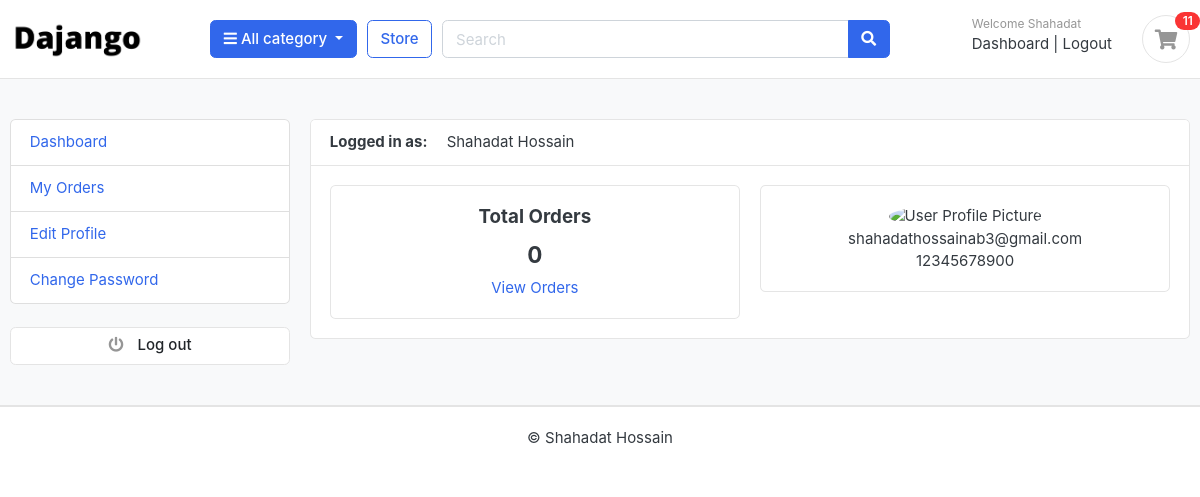
Screenshot of /accounts/dashboard/ (signed in) with the database file from the repository.
### accounts/models.py (models this page shows, shortened)
class Account(AbstractBaseUser):
    first_name      = models.CharField(max_length=50)
    last_name       = models.CharField(max_length=50)
    username        = models.CharField(max_length=50, unique=True)
    email           = models.EmailField(max_length=100, unique=True)
    phone_number    = models.CharField(max_length=50)
    date_joined     = models.DateTimeField(auto_now_add=True)
    last_login      = models.DateTimeField(auto_now_add=True)
    is_admin        = models.BooleanField(default=False)
    is_staff        = models.BooleanField(default=False)
    is_active        = models.BooleanField(default=False)
    is_superadmin        = models.BooleanField(default=False)
    USERNAME_FIELD = 'email'
    REQUIRED_FIELDS = ['username', 'first_name', 'last_name']
    objects = MyAccountManager()

### accounts/views.py (the view)
# urls.py: path('dashboard/',views.dashboard, name='dashboard'),
@login_required(login_url = 'login')
def dashboard(request):
    orders=Order.objects.order_by('-created_at').filter(user_id=request.user.id, is_ordered=True)
    orders_count=orders.count()
    context={
        'orders_count':orders_count,
    }
    return render(request, 'accounts/dashboard.html',context)

### carts/context_processors.py (called while the page is built)
def counter(request):
    cart_count = 0
    if 'admin' in request.path:
        return {}
    else:
        try:
            cart = Cart.objects.filter(cart_id=_cart_id(request))
            if request.user.is_authenticated:
                cart_items=CartItem.objects.all().filter(user=request.user)
            else:
                cart_items = CartItem.objects.all().filter(cart=cart[:1])
            for cart_item in cart_items:
                cart_count += cart_item.quantity
        except Cart.DoesNotExist:
            cart_count = 0
    return dict(cart_count=cart_count)

### carts/views.py (called while the page is built)
def _cart_id(request):
    cart = request.session.session_key
    if not cart:
        cart = request.session.create()
    return cart

### category/context_processors.py (called while the page is built)
def menu_links(request):
    links = Category.objects.all()
    return dict(links=links)

### category/models.py (called while the page is built)
    def get_url(self):
            return reverse('products_by_category', args=[self.slug])

### templates/accounts/dashboard.html (shortened to what this page needs)
{% extends 'base.html' %}
{% load static %}
{% block content %}
<section class="section-conten padding-y bg">
<div class="container">
	<div class="row">
{% include 'includes/dashboard_sidebar.html' %}
	<main class="col-md-9">
		<article class="card">
		<header class="card-header">
			<strong class="d-inline-block mr-3">Logged in as: </strong>
			<span>{{ user.first_name }} {{ user.last_name }}</span>
		</header>
		<div class="card-body">
			<div class="row">
        <div class="col-md-6">
          <div class="card" style="text-align: center;">
            <div class="card-body">
              <h5 class="card-title">Total Orders</h5>
              <h4>{{ orders_count }}</h4>
              <a href="">View Orders</a>
            </div>
          </div>
        </div>
         <div class="col-md-6">
          <div class="card" style="text-align: center;">
            <div class="card-body">
             <img src="https://www.w3schools.com/howto/img_avatar.png" alt="User Profile Picture" width="50" height="50" style="border-radius: 50% ">
              <p class="mb-0">{{ user.email }}</p>
              <p>{{ user.phone_number }}</p>
            </div>
          </div>
        </div>
			</div>
		</div>
		</article>
	</main>
</div>
</div>
</section>
{% endblock %}

### templates/includes/navbar.html (shortened to what this page needs)
{% load static %}
<header class="section-header">
<section class="header-main border-bottom">
  <div class="container">
<div class="row align-items-center">
  <div class="col-lg-2 col-md-3 col-6">
    <a href="{% url 'home' %}" class="brand-wrap">
      <img class="logo" src="{% static 'images/logo.png' %}">
    </a>
  </div>
  <div class="col-lg col-sm col-md col-6 flex-grow-0">
    <div class="category-wrap dropdown d-inline-block float-right">
      <button type="button" class="btn btn-primary dropdown-toggle" data-toggle="dropdown">
        <i class="fa fa-bars"></i> All category
      </button>
    </div>
  </div>
  <a href="{% url 'store' %}" class="btn btn-outline-primary">Store</a>
  <div class="col-lg  col-md-6 col-sm-12 col">
    <form action="{% url 'search' %}" class="search" method='GET'>
      <div class="input-group w-100">
          <input type="text" class="form-control" style="width:60%;" placeholder="Search" name="keyword">
          <div class="input-group-append">
            <button class="btn btn-primary" type="submit">
              <i class="fa fa-search"></i>
            </button>
          </div>
        </div>
    </form>
  </div>
  <div class="col-lg-3 col-sm-6 col-8 order-2 order-lg-3">
        <div class="d-flex justify-content-end mb-3 mb-lg-0">
          {% if user.id is None %}
          <div class="widget-header">
            <small class="title text-muted">Welcome guest!</small>
            <div>
              <a href="{% url 'login' %}">Sign in</a> <span class="dark-transp"> | </span>
              <a href="{% url 'register' %}"> Register</a>
            </div>
          </div>
          {% else %}
            <div class="widget-header">
            <small class="title text-muted">Welcome {{ user.first_name }}</small>
            <div>
              <a href="{% url 'dashboard' %}">Dashboard</a> <span class="dark-transp"> | </span>
              <a href="{% url 'logout' %}">Logout</a>
            </div>
          </div>
          {% endif %}
          <a href="{% url 'cart' %}" class="widget-header pl-3 ml-3">
            <div class="icon icon-sm rounded-circle border"><i class="fa fa-shopping-cart"></i></div>
            <span class="badge badge-pill badge-danger notify">{{cart_count}}</span>
          </a>
        </div>
      </div>
</div>
  </div>
</section>
</header>

### static/css/ui.css (style rules this page uses)
html { font-family: "Inter", sans-serif; font-size: 15px; }
.icon-xs, .icon-sm, .icon-md, .icon-lg { display: inline-block; text-align: center; flex-shrink: 0; flex-grow: 0; }
.icon-sm { width: 48px; height: 48px; line-height: 48px !important; font-size: 20px; }
.padding-y { padding-top: 40px; padding-bottom: 40px; }
article:after, .form-group:after { display: block; clear: both; content: ""; }
.bg { background-color: #f8f9fa; }
p:last-child { margin-bottom: 0; }
.header-main { position: relative; padding-top: 1rem; padding-bottom: 1rem; }
.brand-wrap .logo, .navbar-brand .logo { margin-right: 7px; max-height: 42px; display: inline-block; }
.widget-header { display: inline-block; vertical-align: middle; position: relative; }
.widget-header a { color: #343a40; }
.widget-header i { color: #969696; }
.widget-header .title { display: block; }
.widget-header .notify { position: absolute; top: -3px; right: -10px; }
.notify { position: absolute; top: -4px; right: -10px; display: inline-block; padding: 0.25em 0.6em; font-size: 12px; line-height: 1; text-align: center; border-radius: 3rem; color: #fff; background-color: #fa3434; }

### rows the page displays
Account: first_name "Shahadat", last_name "Hossain", email "shahadathossainab3@gmail.com", phone_number "12345678900"

### other values shown
{{ cart_count }} "11"
{{ orders_count }} "0"
